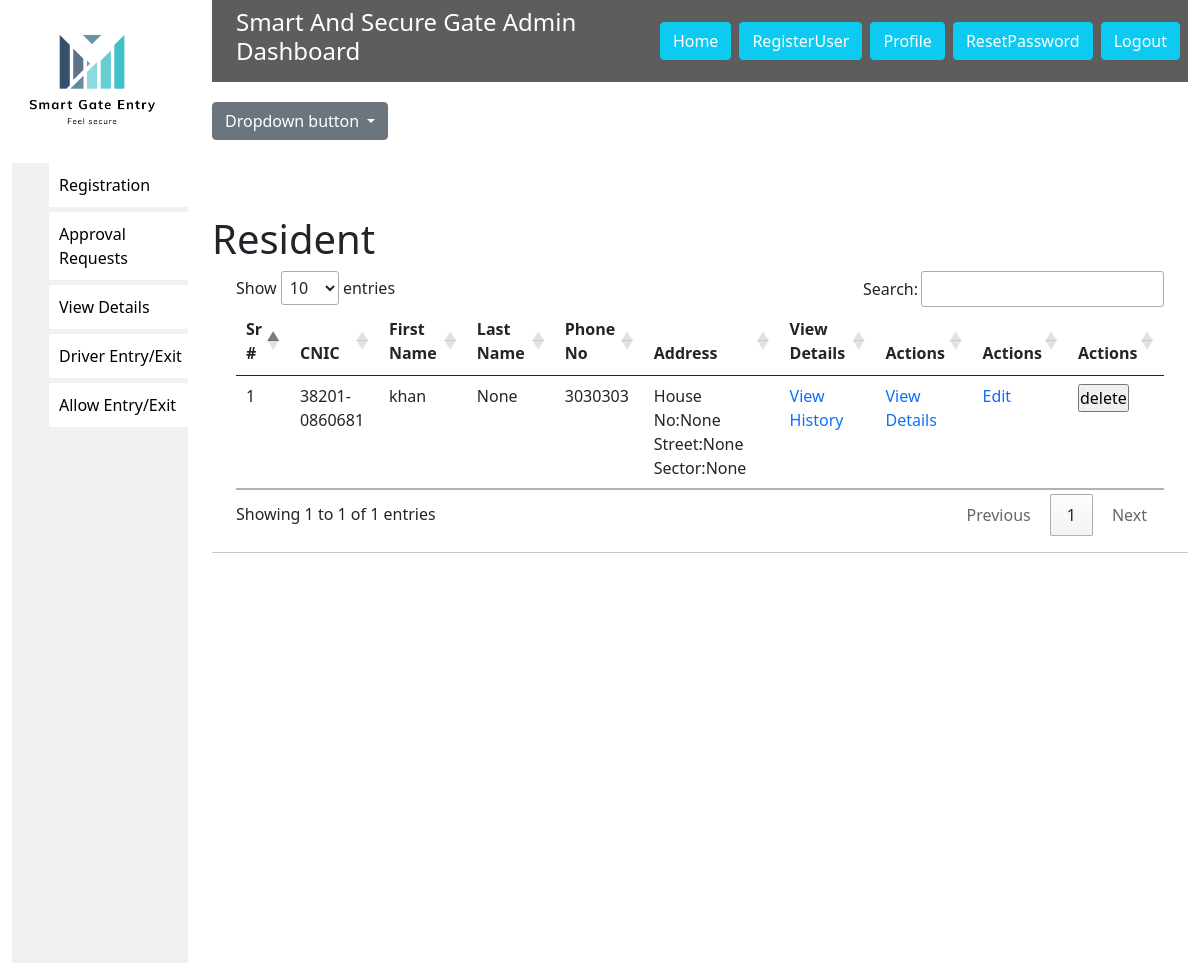
Page /ViewDetailsResident (signed in) on the earlier database version.
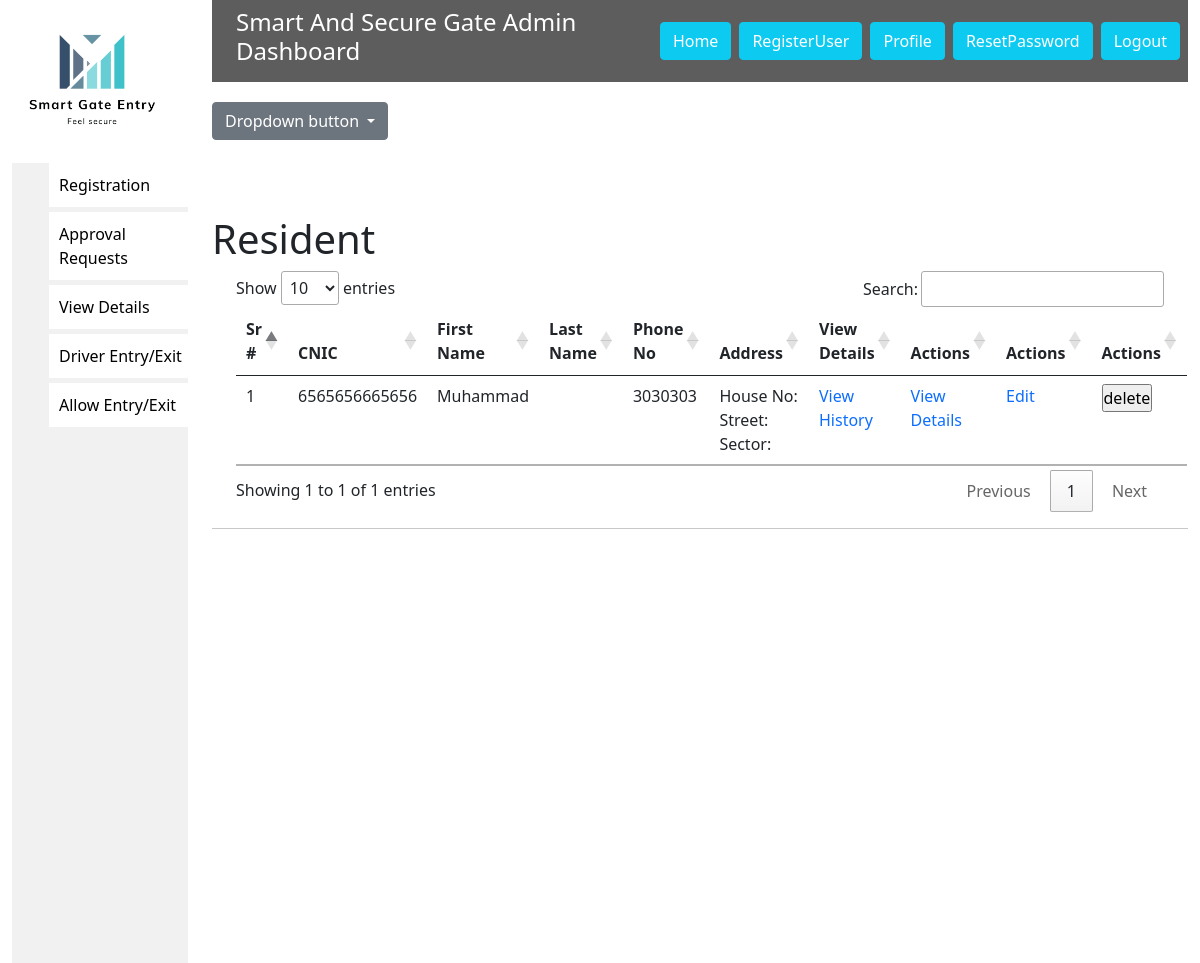
Same page on the later database version.
### fyp/models.py (models this page shows, shortened)
class Driver(Person):
    Car_Plate_number=models.ForeignKey(Car, null=True,on_delete=models.SET_NULL)
    House_no=models.CharField(max_length=200,blank=True,null=True)
    Street=models.CharField(max_length=200,blank=True,null=True)
    Sector=models.CharField(max_length=200,blank=True,null=True)
    Sector=models.CharField(max_length=200,blank=True,null=True)
    type=models.CharField(max_length=20,default="resident")
    class Meta:
        abstract=True

class Residents(Driver):
    Resident_id=models.AutoField(primary_key=True)
    isentered=models.BooleanField(default=False)
    IsTemporary=models.BooleanField(default=False)

### fyp/views.py (the view)
# urls.py: path("ViewDetailsResident", views.ViewDetailsResident, name='ViewDetailsResident'),
@login_required(login_url="Login")
def ViewDetailsResident(request):
    resident=Residents.objects.all()
    car=Car.objects.all()
    card=Card.objects.all()
    context={
        "Residents":resident,
        "car":car,
        "card":card,
    }
    return render(request,'ViewDetailsResident.html',context)

### templates/ViewDetailsResident.html (shortened to what this page needs)
{% extends 'base.html' %}
{%load static%}
{%block body%}
<div class="dropdown" style="margin-top: 20px;">
    <button class="btn btn-secondary dropdown-toggle" type="button" id="dropdownMenuButton1" data-bs-toggle="dropdown"
        aria-expanded="false">
        Dropdown button
    </button>
</div>
<h1 style="margin-top: 75px;">Resident</h1>
<div class="container">
    <table class="table" id="table_id">
        <thead>
            <tr>
                <th scope="col">Sr #</th>
                <th scope="col">CNIC</th>
                <th scope="col">First Name</th>
                <th scope="col">Last Name</th>
                <th scope="col">Phone No</th>
                <th scope="col"> Address</th>
                <th scope="col"> View Details</th>
                <th scope="col"> Actions</th>
                <th scope="col"> Actions</th>
                <th scope="col"> Actions</th>
            </tr>
        </thead>
        <tbody>
            <tr>
                {% for data in Residents %}
                {%if data.IsTemporary == False%}
                <td>{{ forloop.counter }}</td>
                <td>{{ data.CNIC }}</td>
                <td>{{ data.First_Name }}</td>
                <td>{{ data.Last_Name }}</td>
                <td>{{ data.Phone_Number }}</td>
                <td>House No:{{ data.House_no }} Street:{{data.Street}} Sector:{{data.Sector}}</td>
                <td>
                    <a href="{% url 'ResidentHistory' data.Resident_id %}">View History</a>
                </td>
                <td>
                    <a href="{% url 'ViewSpecificResident' data.Resident_id %}">View Details</a>
                </td>
                <td>
                    <a href="{% url 'Edit_Resident' data.Resident_id %}">Edit</a>
                </td>
                <td>
                    <form action="{% url 'delete_resident' data.Resident_id %}" method="POST">
                        <input type="submit" value="delete">
                    </form>
                </td>
            </tr>
            {%endif%}
            {% endfor %}
        </tbody>
    </table>
</div>
{%endblock body%}

Differences in the rows shown:
removed Residents: CNIC "38201-0860681", First_Name "khan", Last_Name "None", Phone_Number "3030303", House_no "None", Street "None", Sector "None"
added Residents: CNIC "6565656665656", First_Name "Muhammad", Phone_Number "3030303"
